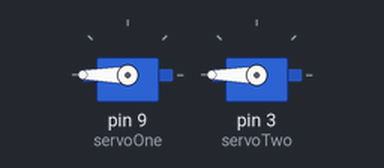
Recording of a sketch running on a simulated Arduino Uno, built with avr-gcc and run on an emulated ATmega328P. On the bench: 2 × servo.

Above: at 0.05 s.
At 2.0 s:
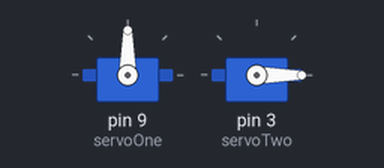
At 3.0 s:
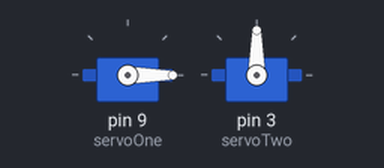
At 4.0 s:
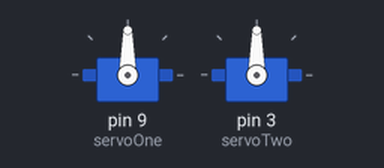
Timing chart, 0 to 5.2 s (numbered marks = the images above):
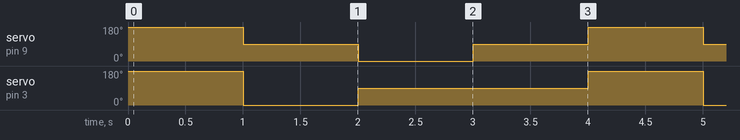

Measured:
- by itself, servo on pin 9 (servoOne): repeats every 4.0 s: 0° 1.0 s, 90° 1.0 s, 180° 1.0 s, 90° 1.0 s
- by itself, servo on pin 3 (servoTwo): repeats every 4.0 s: 90° 2.0 s, 180° 1.0 s, 0° 1.0 s

The sketch:

FabLab15Final.ino
```cpp
#include <Servo.h>

Servo servoOne;
Servo servoTwo;


void setup() {
  // put your setup code here, to run once:
  servoOne.attach(9);
  servoTwo.attach(3);

}

void loop() {
  // put your main code here, to run repeatedly:
  servoOne.write(180);
  servoTwo.write(180);
  delay(1000);
  servoOne.write(90);
  servoTwo.write(0);
  delay(1000);
  servoOne.write(0);
  servoTwo.write(90);
  delay(1000);
  servoOne.write(90);
  servoTwo.write(90);
  delay(1000);
}
```
